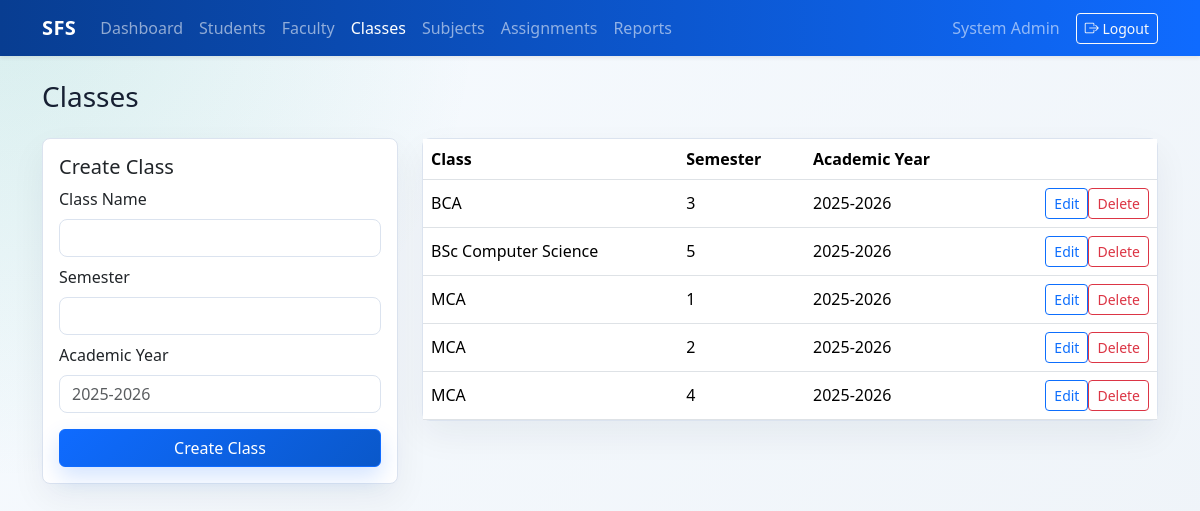
The page /admin/classes.php (signed in) on the database its author committed.
### tables this page shows
CREATE TABLE classes (
    id INT UNSIGNED AUTO_INCREMENT PRIMARY KEY,
    class_name VARCHAR(100) NOT NULL,
    semester TINYINT UNSIGNED NOT NULL,
    academic_year VARCHAR(20) NOT NULL,
    created_at TIMESTAMP DEFAULT CURRENT_TIMESTAMP,
    UNIQUE KEY uq_class_sem_year (class_name, semester, academic_year),
    INDEX idx_classes_semester (semester),
    CHECK (semester BETWEEN 1 AND 10)
);

### includes/functions.php (called while the page is built, shortened)
<?php
function e(?string $value): string
{
    return htmlspecialchars((string) $value, ENT_QUOTES, 'UTF-8');
}

### admin/classes.php (the view, shortened to what this page needs)
<?php
require_once __DIR__ . '/../includes/auth.php';
$edit = null;
$classes = $pdo->query('SELECT * FROM classes ORDER BY class_name, semester')->fetchAll();
require_once __DIR__ . '/../includes/header.php';
?>
<h1 class="h3 mb-4">Classes</h1>
<div class="row g-4">
    <div class="col-lg-4"><div class="card"><div class="card-body">
        <h2 class="h5"><?= $edit ? 'Edit Class' : 'Create Class' ?></h2>
        <form method="post"><?= csrf_field() ?><input type="hidden" name="action" value="<?= $edit ? 'update' : 'create' ?>"><input type="hidden" name="id" value="<?= e((string)($edit['id'] ?? '')) ?>">
            <div class="mb-2"><label class="form-label">Class Name</label><input class="form-control" name="class_name" required value="<?= e($edit['class_name'] ?? '') ?>"></div>
            <div class="mb-2"><label class="form-label">Semester</label><input class="form-control" type="number" min="1" max="10" name="semester" required value="<?= e((string)($edit['semester'] ?? '')) ?>"></div>
            <div class="mb-3"><label class="form-label">Academic Year</label><input class="form-control" name="academic_year" placeholder="2025-2026" value="<?= e($edit['academic_year'] ?? '') ?>"></div>
            <button class="btn btn-primary w-100"><?= $edit ? 'Update' : 'Create' ?> Class</button>
        </form>
    </div></div></div>
    <div class="col-lg-8"><div class="card"><div class="table-responsive"><table class="table mb-0"><thead><tr><th>Class</th><th>Semester</th><th>Academic Year</th><th></th></tr></thead><tbody>
        <?php foreach ($classes as $c): ?><tr><td><?= e($c['class_name']) ?></td><td><?= e((string)$c['semester']) ?></td><td><?= e($c['academic_year']) ?></td><td class="text-end"><a class="btn btn-sm btn-outline-primary" href="?edit=<?= $c['id'] ?>">Edit</a><form class="d-inline" method="post" data-confirm="Delete this class?"><?= csrf_field() ?><input type="hidden" name="action" value="delete"><input type="hidden" name="id" value="<?= $c['id'] ?>"><button class="btn btn-sm btn-outline-danger">Delete</button></form></td></tr><?php endforeach; ?>
    </tbody></table></div></div></div>
</div>
<?php require_once __DIR__ . '/../includes/footer.php'; ?>

### assets/css/style.css (style rules this page uses)
:root { --sfs-bg: #eef3f8; --sfs-border: #dbe3ef; --sfs-primary: #0f6bff; --sfs-primary-dark: #083d91; --sfs-accent: #16a085; --sfs-ink: #172033; --sfs-muted: #667085; }
body { background: radial-gradient(circle at top left, rgba(22, 160, 133, .14), transparent 30rem), linear-gradient(135deg, #f7fbff 0%, var(--sfs-bg) 100%); color: var(--sfs-ink); min-height: 100vh; }
.btn-primary { background: linear-gradient(135deg, var(--sfs-primary), #0a58ca); border-color: var(--sfs-primary); box-shadow: 0 10px 22px rgba(15, 107, 255, .18); }
.card { border: 1px solid var(--sfs-border); border-radius: 8px; box-shadow: 0 14px 35px rgba(23, 32, 51, .06); }
.table td, .table th { vertical-align: middle; }
.form-control, .form-select { border-color: var(--sfs-border); border-radius: 8px; }

### rows shown on the page
classes: class_name "BCA", semester "3", academic_year "2025-2026"
classes: class_name "BSc Computer Science", semester "5", academic_year "2025-2026"
classes: class_name "MCA", semester "1", academic_year "2025-2026"
classes: class_name "MCA", semester "2", academic_year "2025-2026"
classes: class_name "MCA", semester "4", academic_year "2025-2026"

### other values the page prints
$user['name'] "System Admin"
